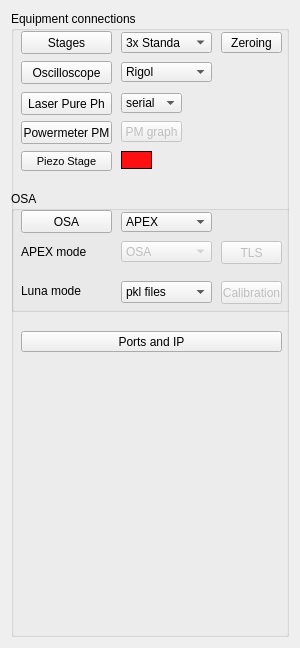
          <widget class="QWidget" name="page_hardware">
           <property name="geometry">
            <rect>
             <x>0</x>
             <y>0</y>
             <width>300</width>
             <height>648</height>
            </rect>
           </property>
           <attribute name="label">
            <string>Hardware control</string>
           </attribute>
           <layout class="QVBoxLayout" name="verticalLayout">
            <item>
             <widget class="QGroupBox" name="groupBox_3">
              <property name="sizePolicy">
               <sizepolicy hsizetype="Preferred" vsizetype="Minimum">
                <horstretch>0</horstretch>
                <verstretch>0</verstretch>
               </sizepolicy>
              </property>
              <property name="minimumSize">
               <size>
                <width>0</width>
                <height>50</height>
               </size>
              </property>
              <property name="title">
               <string>Equipment connections</string>
              </property>
              <widget class="QPushButton" name="pushButton_scope_connect">
               <property name="geometry">
                <rect>
                 <x>10</x>
                 <y>50</y>
                 <width>91</width>
                 <height>23</height>
                </rect>
               </property>
               <property name="text">
                <string>Oscilloscope</string>
               </property>
               <property name="checkable">
                <bool>false</bool>
               </property>
              </widget>
              <widget class="QPushButton" name="pushButton_laser_connect">
               <property name="geometry">
                <rect>
                 <x>10</x>
                 <y>81</y>
                 <width>91</width>
                 <height>23</height>
                </rect>
               </property>
               <property name="text">
                <string>Laser Pure Ph</string>
               </property>
              </widget>
              <widget class="QComboBox" name="comboBox_Type_of_Stages">
               <property name="geometry">
                <rect>
                 <x>110</x>
                 <y>21</y>
                 <width>91</width>
                 <height>21</height>
                </rect>
               </property>
               <property name="sizeAdjustPolicy">
                <enum>QComboBox::AdjustToMinimumContentsLength</enum>
               </property>
               <item>
                <property name="text">
                 <string>3x Standa</string>
                </property>
               </item>
               <item>
                <property name="text">
                 <string>2x Thorlabs (Cube+NRT100)</string>
                </property>
               </item>
               <item>
                <property name="text">
                 <string>2x Thorlabs (2 Cubes)</string>
                </property>
               </item>
               <item>
                <property name="text">
                 <string>3x Physik Instrumente</string>
                </property>
               </item>
              </widget>
              <widget class="QPushButton" name="pushButton_zeroing_stages">
               <property name="geometry">
                <rect>
                 <x>210</x>
                 <y>21</y>
                 <width>61</width>
                 <height>21</height>
                </rect>
               </property>
               <property name="text">
                <string>Zeroing</string>
               </property>
              </widget>
              <widget class="QGroupBox" name="groupBox_features">
               <property name="geometry">
                <rect>
                 <x>0</x>
                 <y>180</y>
                 <width>281</width>
                 <height>121</height>
                </rect>
               </property>
               <property name="title">
                <string>OSA </string>
               </property>
               <widget class="QLabel" name="label_29">
                <property name="geometry">
                 <rect>
                  <x>10</x>
                  <y>50</y>
                  <width>81</width>
                  <height>21</height>
                 </rect>
                </property>
                <property name="text">
                 <string>APEX mode</string>
                </property>
               </widget>
               <widget class="QComboBox" name="comboBox_Luna_mode">
                <property name="geometry">
                 <rect>
                  <x>110</x>
                  <y>90</y>
                  <width>91</width>
                  <height>22</height>
                 </rect>
                </property>
                <item>
                 <property name="text">
                  <string>pkl files</string>
                 </property>
                </item>
                <item>
                 <property name="text">
                  <string>Luna .bin files</string>
                 </property>
                </item>
               </widget>
               <widget class="QLabel" name="label_Luna_mode">
                <property name="geometry">
                 <rect>
                  <x>10</x>
                  <y>90</y>
                  <width>61</width>
                  <height>20</height>
                 </rect>
                </property>
                <property name="text">
                 <string>Luna mode</string>
                </property>
               </widget>
               <widget class="QComboBox" name="comboBox_APEX_mode">
                <property name="enabled">
                 <bool>false</bool>
                </property>
                <property name="geometry">
                 <rect>
                  <x>110</x>
                  <y>50</y>
                  <width>91</width>
                  <height>21</height>
                 </rect>
                </property>
                <item>
                 <property name="text">
                  <string>OSA</string>
                 </property>
                </item>
                <item>
                 <property name="text">
                  <string>Tracking generator</string>
                 </property>
                </item>
               </widget>
               <widget class="QPushButton" name="pushButton_OSA_connect">
                <property name="geometry">
                 <rect>
                  <x>10</x>
                  <y>19</y>
                  <width>91</width>
                  <height>23</height>
                 </rect>
                </property>
                <property name="text">
                 <string>OSA</string>
                </property>
                <property name="checkable">
                 <bool>false</bool>
                </property>
               </widget>
               <widget class="QPushButton" name="pushButton_APEX_TLS">
                <property name="enabled">
                 <bool>false</bool>
                </property>
                <property name="geometry">
                 <rect>
                  <x>210</x>
                  <y>50</y>
                  <width>61</width>
                  <height>23</height>
                 </rect>
                </property>
                <property name="text">
                 <string>TLS</string>
                </property>
                <property name="checkable">
                 <bool>true</bool>
                </property>
                <property name="checked">
                 <bool>false</bool>
                </property>
               </widget>
               <widget class="QPushButton" name="pushButton_APEX_calibration">
                <property name="enabled">
                 <bool>false</bool>
                </property>
                <property name="geometry">
                 <rect>
                  <x>210</x>
                  <y>90</y>
                  <width>61</width>
                  <height>23</height>
                 </rect>
                </property>
                <property name="text">
                 <string>Calibration</string>
                </property>
                <property name="checkable">
                 <bool>false</bool>
                </property>
                <property name="checked">
                 <bool>false</bool>
                </property>
               </widget>
               <widget class="QComboBox" name="comboBox_Type_of_OSA">
                <property name="geometry">
                 <rect>
                  <x>110</x>
                  <y>21</y>
                  <width>91</width>
                  <height>20</height>
                 </rect>
                </property>
                <item>
                 <property name="text">
                  <string>APEX</string>
                 </property>
                </item>
                <item>
                 <property name="text">
                  <string>Luna</string>
                 </property>
                </item>
                <item>
                 <property name="text">
                  <string>Yokogawa</string>
                 </property>
                </item>
                <item>
                 <property name="text">
                  <string>Astro interrogator</string>
                 </property>
                </item>
               </widget>
              </widget>
              <widget class="QPushButton" name="pushButton_powermeter_connect">
               <property name="geometry">
                <rect>
                 <x>10</x>
                 <y>110</y>
                 <width>91</width>
                 <height>23</height>
                </rect>
               </property>
               <property name="text">
                <string>Powermeter PM</string>
               </property>
               <property name="checkable">
                <bool>false</bool>
               </property>
              </widget>
              <widget class="QPushButton" name="pushButton_powermeter_graph">
               <property name="enabled">
                <bool>false</bool>
               </property>
               <property name="geometry">
                <rect>
                 <x>110</x>
                 <y>110</y>
                 <width>61</width>
                 <height>21</height>
                </rect>
               </property>
               <property name="text">
                <string>PM graph</string>
               </property>
               <property name="checkable">
                <bool>true</bool>
               </property>
              </widget>
              <widget class="QComboBox" name="comboBox_laser_protocol_type">
               <property name="geometry">
                <rect>
                 <x>110</x>
                 <y>82</y>
                 <width>61</width>
                 <height>20</height>
                </rect>
               </property>
               <property name="focusPolicy">
                <enum>Qt::NoFocus</enum>
               </property>
               <item>
                <property name="text">
                 <string>serial</string>
                </property>
               </item>
               <item>
                <property name="text">
                 <string>pyvisa</string>
                </property>
               </item>
              </widget>
              <widget class="QComboBox" name="comboBox_type_of_scope">
               <property name="geometry">
                <rect>
                 <x>110</x>
                 <y>51</y>
                 <width>91</width>
                 <height>20</height>
                </rect>
               </property>
               <item>
                <property name="text">
                 <string>Rigol</string>
                </property>
               </item>
               <item>
                <property name="text">
                 <string>Keysight 4GHz</string>
                </property>
               </item>
              </widget>
              <widget class="QPushButton" name="pushButton_PiezoStageConnect">
               <property name="geometry">
                <rect>
                 <x>10</x>
                 <y>140</y>
                 <width>91</width>
                 <height>20</height>
                </rect>
               </property>
               <property name="font">
                <font>
                 <family>MS Shell Dlg 2</family>
                 <pointsize>8</pointsize>
                 <weight>50</weight>
                 <bold>false</bold>
                </font>
               </property>
               <property name="styleSheet">
                <string notr="true">QPushButton {

}
</string>
               </property>
               <property name="text">
                <string>Piezo Stage</string>
               </property>
              </widget>
              <widget class="QLabel" name="label_PiezoStage_status">
               <property name="geometry">
                <rect>
                 <x>110</x>
                 <y>140</y>
                 <width>31</width>
                 <height>18</height>
                </rect>
               </property>
               <property name="minimumSize">
                <size>
                 <width>0</width>
                 <height>0</height>
                </size>
               </property>
               <property name="autoFillBackground">
                <bool>false</bool>
               </property>
               <property name="styleSheet">
                <string notr="true">QLabel {
	
	background-color: rgb(255, 15, 15);
}</string>
               </property>
               <property name="frameShape">
                <enum>QFrame::Box</enum>
               </property>
               <property name="text">
                <string/>
               </property>
              </widget>
              <widget class="QPushButton" name="pushButton_set_hardware_ports">
               <property name="geometry">
                <rect>
                 <x>10</x>
                 <y>320</y>
                 <width>261</width>
                 <height>21</height>
                </rect>
               </property>
               <property name="text">
                <string>Ports and IP</string>
               </property>
              </widget>
              <widget class="QPushButton" name="pushButton_StagesConnect">
               <property name="geometry">
                <rect>
                 <x>10</x>
                 <y>20</y>
                 <width>91</width>
                 <height>23</height>
                </rect>
               </property>
               <property name="text">
                <string>Stages</string>
               </property>
               <property name="checkable">
                <bool>false</bool>
               </property>
              </widget>
              <zorder>groupBox_features</zorder>
              <zorder>pushButton_scope_connect</zorder>
              <zorder>pushButton_laser_connect</zorder>
              <zorder>comboBox_Type_of_Stages</zorder>
              <zorder>pushButton_zeroing_stages</zorder>
              <zorder>pushButton_powermeter_connect</zorder>
              <zorder>pushButton_powermeter_graph</zorder>
              <zorder>comboBox_laser_protocol_type</zorder>
              <zorder>comboBox_type_of_scope</zorder>
              <zorder>pushButton_PiezoStageConnect</zorder>
              <zorder>label_PiezoStage_status</zorder>
              <zorder>pushButton_set_hardware_ports</zorder>
              <zorder>pushButton_StagesConnect</zorder>
             </widget>
            </item>
           </layout>
          </widget>
